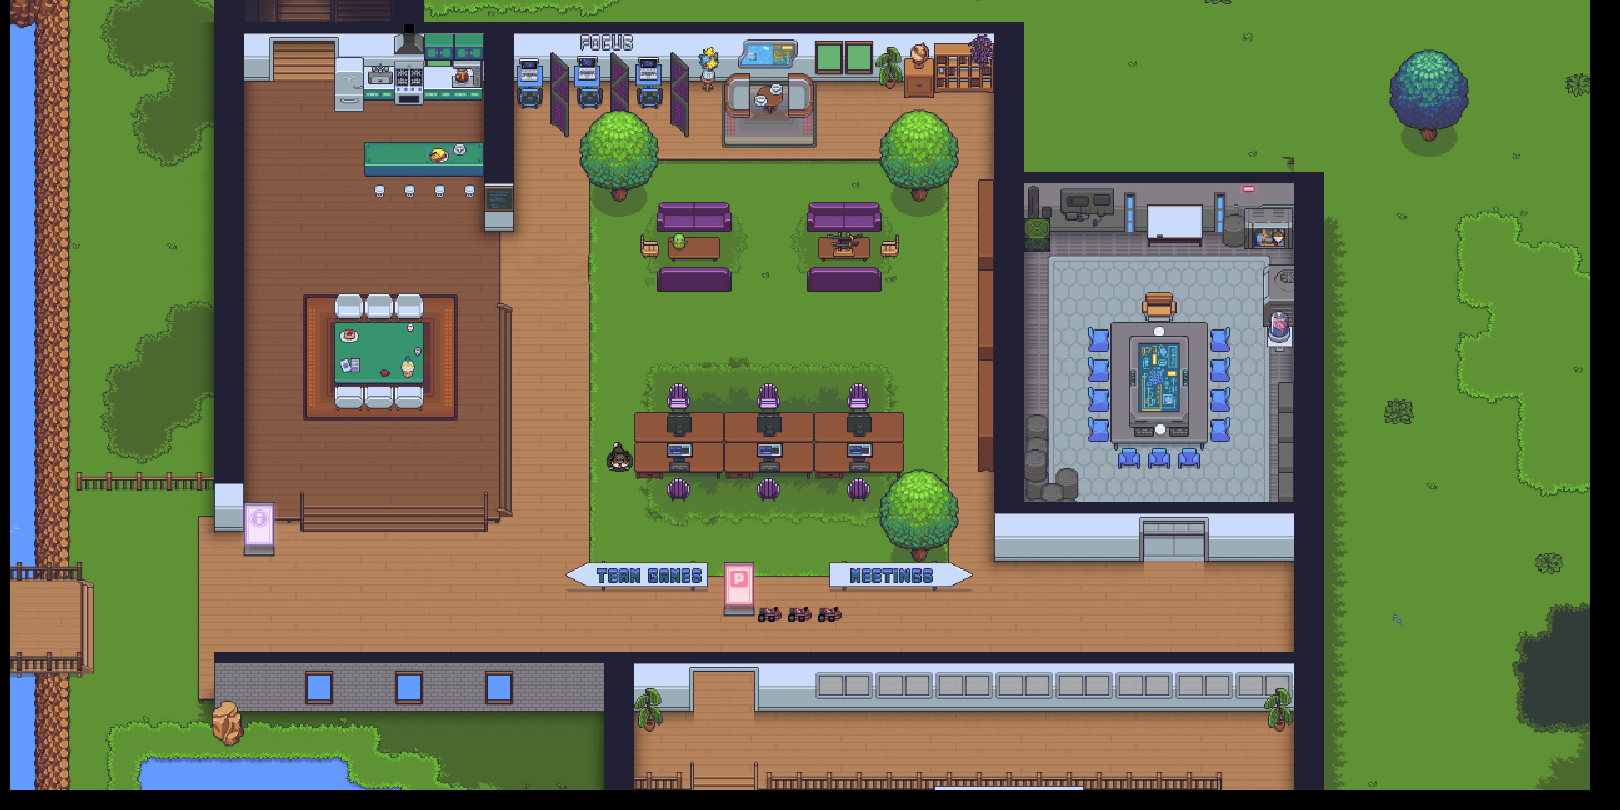

The image is a tile-based game level rendered from a .tmx file. Its description and source (layers, tilesets, objects; grid data summarised) follow:
An orthogonal 162x81 tile map with 10x10 px tiles, 1 tile layer (Tile Layer 1).

<map version="1.10" tiledversion="1.11.0" orientation="orthogonal" renderorder="right-down" width="162" height="81" tilewidth="10" tileheight="10" infinite="0" nextlayerid="2" nextobjectid="1">
 <tileset firstgid="1" name="Office_Map" tilewidth="10" tileheight="10" tilecount="13122" columns="162">
  <image source="Office_Map.jpg" trans="ff00ff" width="1623" height="812" />
 </tileset>
 <layer id="1" name="Tile Layer 1" width="162" height="81">
  <data>[13122 cells, 12482 non-empty, 12482 distinct tile ids]</data>
 </layer>
</map>